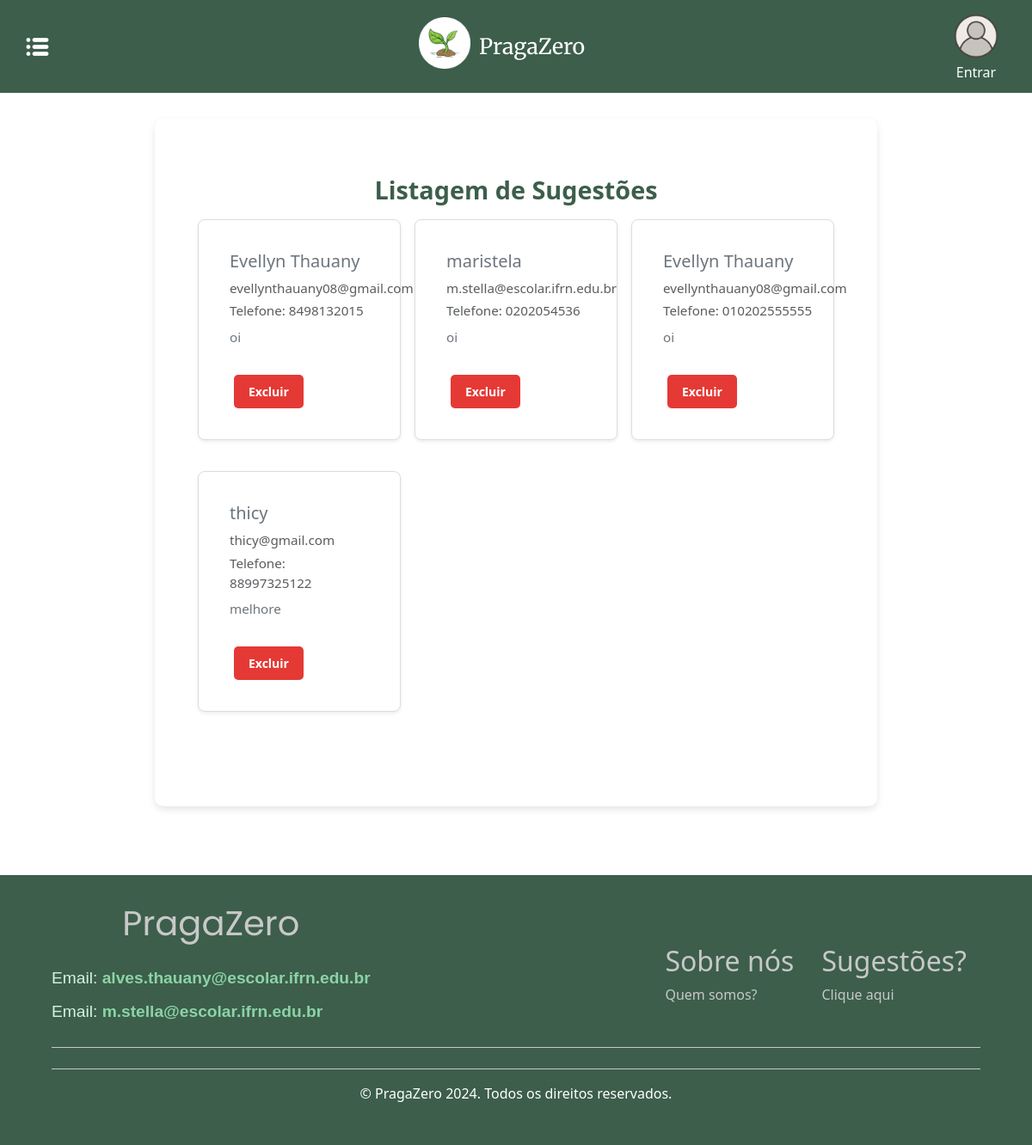
Before: /listagem_sugestoes/ with the older database file.
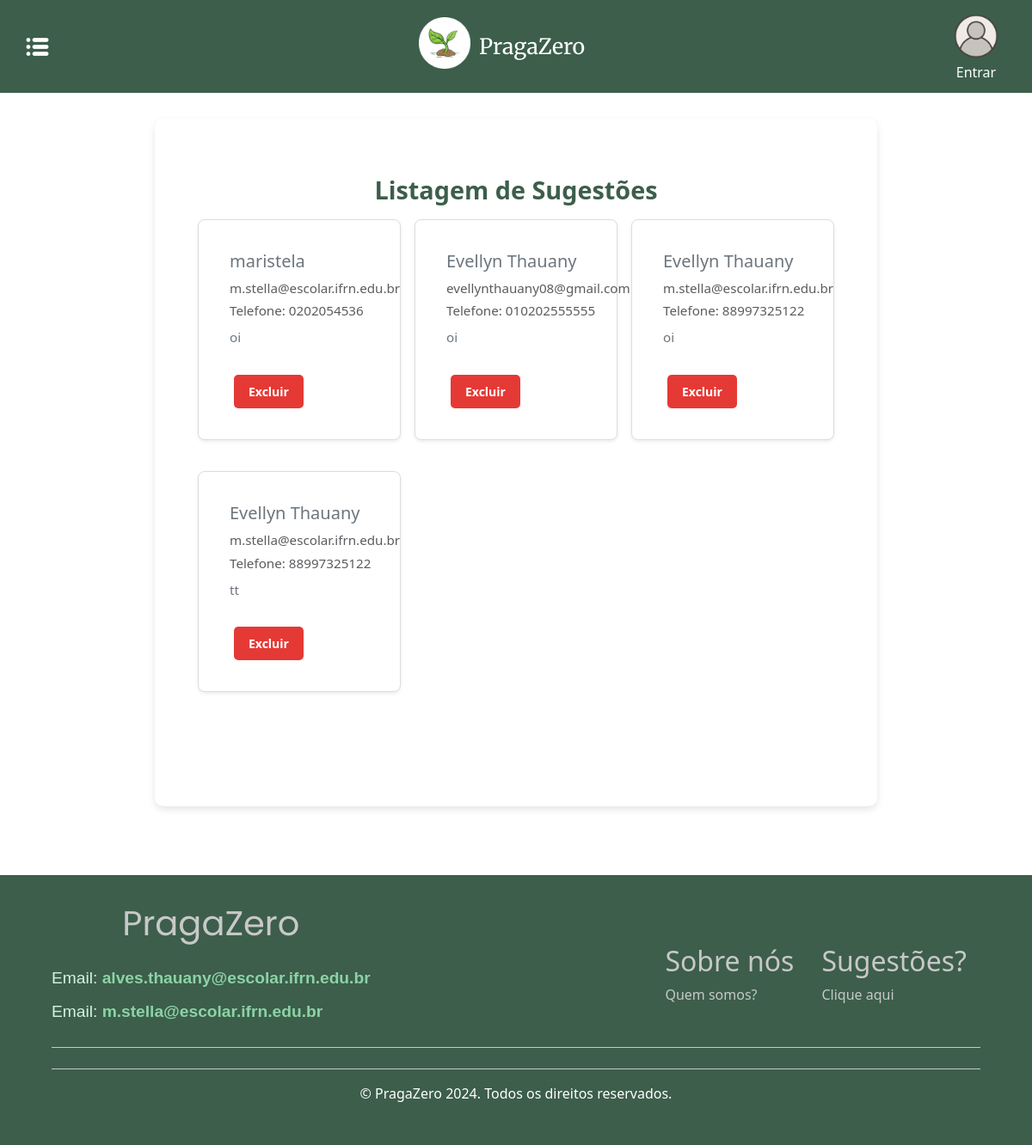
After: the same page with the newer database file.
### agro/models.py (models this page shows, shortened)
class Sugestao(models.Model):
    nome = models.CharField(max_length=100)
    email = models.EmailField()
    telefone = models.CharField(max_length=15, blank=True, null=True)
    sugestao = models.TextField()

### agro/views.py (the view)
# urls.py: path('listagem_sugestoes/', listar_sugestoes, name='listar_sugestoes'),
def listar_sugestoes(request):
    contato = Sugestao.objects.all()  # Recupera todas as sugestões
    return render(request, 'listagem_sugestoes.html', {'contato': contato, 'messages': messages.get_messages(request)})

### agro/templates/listagem_sugestoes.html (shortened to what this page needs)
{% extends 'base.html' %}
{% load static %}
{% block main %}
<link rel="stylesheet" href="{% static 'css/style.css' %}" />
<div >
    <div class="main">
        <div class="row">
            <div class="col">
                <h1 class="my-3 text-center">Listagem de Sugestões</h1>
                {% if contato %}
                    <div class="row row-cols-1 row-cols-md-2 row-cols-lg-3 g-3">
                        {% for cont in contato %}
                        <div class="col">
                            <div class="card shadow-sm">
                                <div class="card-body d-flex flex-column">
                                    <div class="d-flex justify-content-between">
                                        <div>
                                            <h2 class="h5 text-secondary">{{ cont.nome }}</h2>
                                            <p class="text-muted mb-1">{{ cont.email }}</p>
                                            <span class="text-muted">Telefone: {{ cont.telefone }}</span>
                                        </div>
                                    </div>
                                    <p class="mt-2 text-secondary">{{ cont.sugestao }}</p>
                                    <div class="mt-3 d-flex">
                                        <button class="btn btn-delete" type="button" data-bs-toggle="modal" data-bs-target="#exampleModal-{{ cont.pk }}">
                                            Excluir
                                        </button>
                                    </div>
                                </div>
                            </div>
                        </div>
                        {% endfor %}
                    </div>
                {% else %}
                    <p class="text-muted text-center">Nenhuma sugestão encontrada.</p>
                {% endif %}
            </div>
        </div>
    </div>
</div>
{% endblock %}

Changed rows visible on the page:
removed Sugestao: nome "Evellyn Thauany", email "evellynthauany08@gmail.com", telefone "8498132015", sugestao "oi"
removed Sugestao: nome "thicy", email "thicy@gmail.com", telefone "88997325122", sugestao "melhore"
added Sugestao: nome "Evellyn Thauany", email "m.stella@escolar.ifrn.edu.br", telefone "88997325122", sugestao "oi"
added Sugestao: nome "Evellyn Thauany", email "m.stella@escolar.ifrn.edu.br", telefone "88997325122", sugestao "tt"
